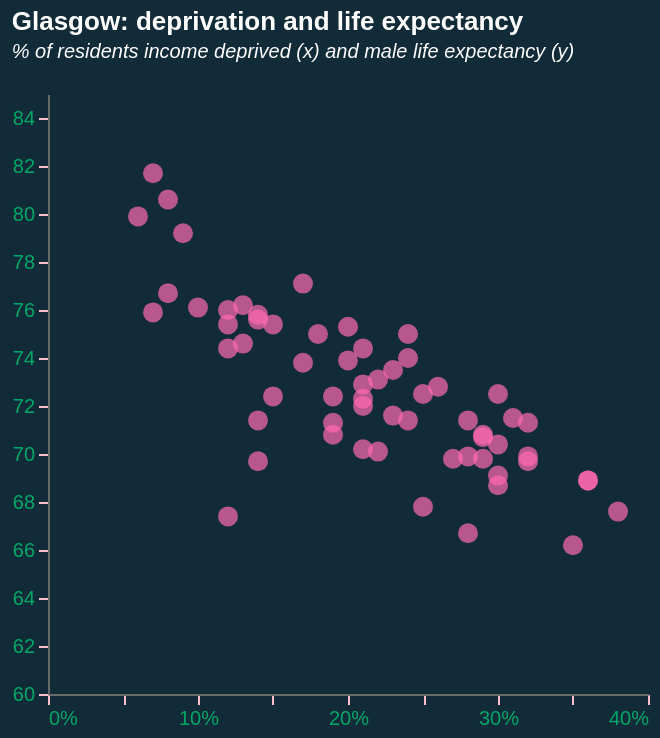

Vega-Lite specification for this chart:
### Vega-Lite specification from a JSON file in a GitHub repository (floating-point values rounded to 4 significant figures)
{"$schema": "https://vega.github.io/schema/vega-lite/v5.json", "description": "Glasgow scatterplot", "title": {"text": "Glasgow: deprivation and life expectancy", "subtitle": ["% of residents income deprived (x) and male life expectancy (y)", ""], "subtitleFontStyle": "italic", "subtitleFontSize": 10, "subtitleColor": "white", "anchor": "start", "color": "white"}, "config": {"background": "#122b39", "view": {"stroke": "transparent"}}, "data": {"values": [{"areaName": "Anniesland, Jordanhill and Whiteinch", "incomeDeprevation": "0.14", "employmentDeprivation": "0.15", "childPoverty": "0.14", "femaleLE": "80.8", "maleLE": "75.8", "disabilityRate": "0.19"}, {"areaName": "Arden and Carnwadric", "incomeDeprevation": "0.26", "employmentDeprivation": "0.25", "childPoverty": "0.34", "femaleLE": "76.0", "maleLE": "72.8", "disabilityRate": "0.22"}, {"areaName": "Baillieston and Garrowhill", "incomeDeprevation": "0.12", "employmentDeprivation": "0.12", "childPoverty": "0.14", "femaleLE": "81.6", "maleLE": "76.0", "disabilityRate": "0.21"}, {"areaName": "Balornock and Barmulloch", "incomeDeprevation": "0.29", "employmentDeprivation": "0.27", "childPoverty": "0.38", "femaleLE": "78.2", "maleLE": "70.8", "disabilityRate": "0.30"}, {"areaName": "Bellahouston, Craigton and Mosspark", "incomeDeprevation": "0.20", "employmentDeprivation": "0.18", "childPoverty": "0.22", "femaleLE": "80.5", "maleLE": "73.9", "disabilityRate": "0.29"}, {"areaName": "Blackhill and Hogganfield", "incomeDeprevation": "0.24", "employmentDeprivation": "0.23", "childPoverty": "0.33", "femaleLE": "77.5", "maleLE": "75.0", "disabilityRate": "0.25"}, {"areaName": "Blairdardie", "incomeDeprevation": "0.18", "employmentDeprivation": "0.16", "childPoverty": "0.20", "femaleLE": "79.4", "maleLE": "75.0", "disabilityRate": "0.25"}, {"areaName": "Broomhill and Partick West", "incomeDeprevation": "0.12", "employmentDeprivation": "0.11", "childPoverty": "0.19", "femaleLE": "79.7", "maleLE": "75.4", "disabilityRate": "0.17"}, {"areaName": "Calton and Bridgeton", "incomeDeprevation": "0.25", "employmentDeprivation": "0.21", "childPoverty": "0.47", "femaleLE": "76.6", "maleLE": "67.8", "disabilityRate": "0.24"}, {"areaName": "Carmunnock", "incomeDeprevation": "0.15", "employmentDeprivation": "0.10", "childPoverty": "0.18", "femaleLE": "81.2", "maleLE": "75.4", "disabilityRate": "0.21"}, {"areaName": "Castlemilk", "incomeDeprevation": "0.36", "employmentDeprivation": "0.33", "childPoverty": "0.44", "femaleLE": "76.8", "maleLE": "68.9", "disabilityRate": "0.31"}, {"areaName": "Cathcart and Simshill", "incomeDeprevation": "0.07", "employmentDeprivation": "0.08", "childPoverty": "0.07", "femaleLE": "84.3", "maleLE": "81.7", "disabilityRate": "0.17"}, {"areaName": "City Centre and Merchant City", "incomeDeprevation": "0.14", "employmentDeprivation": "0.12", "childPoverty": "0.37", "femaleLE": "76.4", "maleLE": "69.7", "disabilityRate": "0.15"}, {"areaName": "Corkerhill and North Pollok", "incomeDeprevation": "0.29", "employmentDeprivation": "0.26", "childPoverty": "0.37", "femaleLE": "76.7", "maleLE": "70.7", "disabilityRate": "0.24"}, {"areaName": "Croftfoot", "incomeDeprevation": "0.14", "employmentDeprivation": "0.12", "childPoverty": "0.25", "femaleLE": "79.4", "maleLE": "75.6", "disabilityRate": "0.16"}, {"areaName": "Crookston and South Cardonald", "incomeDeprevation": "0.20", "employmentDeprivation": "0.17", "childPoverty": "0.27", "femaleLE": "79.8", "maleLE": "75.3", "disabilityRate": "0.24"}, {"areaName": "Dennistoun", "incomeDeprevation": "0.19", "employmentDeprivation": "0.15", "childPoverty": "0.41", "femaleLE": "76.7", "maleLE": "70.8", "disabilityRate": "0.19"}, {"areaName": "Drumchapel", "incomeDeprevation": "0.36", "employmentDeprivation": "0.31", "childPoverty": "0.48", "femaleLE": "73.9", "maleLE": "68.9", "disabilityRate": "0.27"}, {"areaName": "Easterhouse", "incomeDeprevation": "0.32", "employmentDeprivation": "0.29", "childPoverty": "0.42", "femaleLE": "77.5", "maleLE": "69.7", "disabilityRate": "0.27"}, {"areaName": "Glasgow", "incomeDeprevation": "0.21", "employmentDeprivation": "0.19", "childPoverty": "0.32", "femaleLE": "78.2", "maleLE": "72.3", "disabilityRate": "0.23"}, {"areaName": "Glasgow North East", "incomeDeprevation": "0.25", "employmentDeprivation": "0.22", "childPoverty": "0.37", "femaleLE": "78.0", "maleLE": "72.5", "disabilityRate": "0.25"}, {"areaName": "Glasgow North West", "incomeDeprevation": "0.19", "employmentDeprivation": "0.17", "childPoverty": "0.32", "femaleLE": "77.6", "maleLE": "71.3", "disabilityRate": "0.21"}, {"areaName": "Glasgow South", "incomeDeprevation": "0.21", "employmentDeprivation": "0.19", "childPoverty": "0.29", "femaleLE": "78.8", "maleLE": "72.9", "disabilityRate": "0.22"}, {"areaName": "Govanhill", "incomeDeprevation": "0.24", "employmentDeprivation": "0.22", "childPoverty": "0.33", "femaleLE": "78.1", "maleLE": "71.4", "disabilityRate": "0.23"}, {"areaName": "Greater Gorbals", "incomeDeprevation": "0.30", "employmentDeprivation": "0.27", "childPoverty": "0.45", "femaleLE": "77.9", "maleLE": "68.7", "disabilityRate": "0.29"}, {"areaName": "Greater Govan", "incomeDeprevation": "0.28", "employmentDeprivation": "0.27", "childPoverty": "0.36", "femaleLE": "74.6", "maleLE": "66.7", "disabilityRate": "0.27"}, {"areaName": "Haghill and Carntyne", "incomeDeprevation": "0.28", "employmentDeprivation": "0.26", "childPoverty": "0.43", "femaleLE": "75.4", "maleLE": "69.9", "disabilityRate": "0.31"}, {"areaName": "Hillhead and Woodlands", "incomeDeprevation": "0.15", "employmentDeprivation": "0.12", "childPoverty": "0.31", "femaleLE": "79.3", "maleLE": "72.4", "disabilityRate": "0.15"}, {"areaName": "Hyndland, Dowanhill and Partick East", "incomeDeprevation": "0.08", "employmentDeprivation": "0.08", "childPoverty": "0.11", "femaleLE": "80.9", "maleLE": "76.7", "disabilityRate": "0.14"}, {"areaName": "Ibrox and Kingston", "incomeDeprevation": "0.21", "employmentDeprivation": "0.19", "childPoverty": "0.38", "femaleLE": "74.0", "maleLE": "70.2", "disabilityRate": "0.20"}, {"areaName": "Kelvindale and Kelvinside", "incomeDeprevation": "0.06", "employmentDeprivation": "0.05", "childPoverty": "0.11", "femaleLE": "84.3", "maleLE": "79.9", "disabilityRate": "0.14"}, {"areaName": "Kingspark and Mount Florida", "incomeDeprevation": "0.12", "employmentDeprivation": "0.11", "childPoverty": "0.16", "femaleLE": "82.8", "maleLE": "74.4", "disabilityRate": "0.17"}, {"areaName": "Knightswood", "incomeDeprevation": "0.23", "employmentDeprivation": "0.23", "childPoverty": "0.30", "femaleLE": "77.6", "maleLE": "71.6", "disabilityRate": "0.29"}, {"areaName": "Lambhill and Milton", "incomeDeprevation": "0.29", "employmentDeprivation": "0.28", "childPoverty": "0.39", "femaleLE": "77.0", "maleLE": "69.8", "disabilityRate": "0.30"}, {"areaName": "Langside and Battlefield", "incomeDeprevation": "0.13", "employmentDeprivation": "0.11", "childPoverty": "0.24", "femaleLE": "81.4", "maleLE": "74.6", "disabilityRate": "0.16"}, {"areaName": "Maryhill Road Corridor", "incomeDeprevation": "0.22", "employmentDeprivation": "0.19", "childPoverty": "0.39", "femaleLE": "76.1", "maleLE": "70.1", "disabilityRate": "0.22"}, {"areaName": "Mount Vernon and East Shettleston", "incomeDeprevation": "0.17", "employmentDeprivation": "0.19", "childPoverty": "0.17", "femaleLE": "79.7", "maleLE": "77.1", "disabilityRate": "0.29"}, {"areaName": "Newlands and Cathcart", "incomeDeprevation": "0.09", "employmentDeprivation": "0.08", "childPoverty": "0.11", "femaleLE": "81.8", "maleLE": "79.2", "disabilityRate": "0.17"}, {"areaName": "North Cardonald and Penilee", "incomeDeprevation": "0.23", "employmentDeprivation": "0.19", "childPoverty": "0.33", "femaleLE": "78.5", "maleLE": "73.5", "disabilityRate": "0.25"}, {"areaName": "North Maryhill and Summerston", "incomeDeprevation": "0.21", "employmentDeprivation": "0.19", "childPoverty": "0.31", "femaleLE": "79.5", "maleLE": "72.0", "disabilityRate": "0.23"}, {"areaName": "Parkhead and Dalmarnock", "incomeDeprevation": "0.38", "employmentDeprivation": "0.36", "childPoverty": "0.52", "femaleLE": "75.8", "maleLE": "67.6", "disabilityRate": "0.32"}, {"areaName": "Pollok", "incomeDeprevation": "0.17", "employmentDeprivation": "0.16", "childPoverty": "0.25", "femaleLE": "80.6", "maleLE": "73.8", "disabilityRate": "0.21"}, {"areaName": "Pollokshaws and Mansewood", "incomeDeprevation": "0.22", "employmentDeprivation": "0.20", "childPoverty": "0.29", "femaleLE": "80.0", "maleLE": "73.1", "disabilityRate": "0.24"}, {"areaName": "Pollokshields East", "incomeDeprevation": "0.21", "employmentDeprivation": "0.16", "childPoverty": "0.34", "femaleLE": "80.9", "maleLE": "74.4", "disabilityRate": "0.18"}, {"areaName": "Pollokshields West", "incomeDeprevation": "0.08", "employmentDeprivation": "0.06", "childPoverty": "0.10", "femaleLE": "82.3", "maleLE": "80.6", "disabilityRate": "0.16"}, {"areaName": "Priesthill and Househillwood", "incomeDeprevation": "0.32", "employmentDeprivation": "0.29", "childPoverty": "0.43", "femaleLE": "79.4", "maleLE": "71.3", "disabilityRate": "0.29"}, {"areaName": "Riddrie and Cranhill", "incomeDeprevation": "0.28", "employmentDeprivation": "0.27", "childPoverty": "0.40", "femaleLE": "78.8", "maleLE": "71.4", "disabilityRate": "0.32"}, {"areaName": "Robroyston and Millerston", "incomeDeprevation": "0.07", "employmentDeprivation": "0.07", "childPoverty": "0.09", "femaleLE": "80.0", "maleLE": "75.9", "disabilityRate": "0.13"}, {"areaName": "Ruchazie and Garthamlock", "incomeDeprevation": "0.30", "employmentDeprivation": "0.27", "childPoverty": "0.41", "femaleLE": "78.6", "maleLE": "70.4", "disabilityRate": "0.25"}, {"areaName": "Ruchill and Possilpark", "incomeDeprevation": "0.35", "employmentDeprivation": "0.33", "childPoverty": "0.47", "femaleLE": "73.1", "maleLE": "66.2", "disabilityRate": "0.30"}, {"areaName": "Scotland", "incomeDeprevation": "0.13", "employmentDeprivation": "0.13", "childPoverty": "0.18", "femaleLE": "80.6", "maleLE": "76.2", "disabilityRate": "0.20"}, {"areaName": "Shawlands and Strathbungo", "incomeDeprevation": "0.10", "employmentDeprivation": "0.09", "childPoverty": "0.16", "femaleLE": "80.3", "maleLE": "76.1", "disabilityRate": "0.14"}, {"areaName": "Sighthill, Roystonhill and Germiston", "incomeDeprevation": "0.32", "employmentDeprivation": "0.29", "childPoverty": "0.49", "femaleLE": "74.2", "maleLE": "69.9", "disabilityRate": "0.24"}, {"areaName": "South Nitshill and Darnley", "incomeDeprevation": "0.14", "employmentDeprivation": "0.12", "childPoverty": "0.17", "femaleLE": "76.3", "maleLE": "71.4", "disabilityRate": "0.17"}, {"areaName": "Springboig and Barlanark", "incomeDeprevation": "0.31", "employmentDeprivation": "0.29", "childPoverty": "0.43", "femaleLE": "78.3", "maleLE": "71.5", "disabilityRate": "0.30"}, {"areaName": "Springburn", "incomeDeprevation": "0.30", "employmentDeprivation": "0.28", "childPoverty": "0.46", "femaleLE": "76.4", "maleLE": "69.1", "disabilityRate": "0.28"}, {"areaName": "Temple and Anniesland", "incomeDeprevation": "0.19", "employmentDeprivation": "0.17", "childPoverty": "0.31", "femaleLE": "78.8", "maleLE": "72.4", "disabilityRate": "0.24"}, {"areaName": "Tollcross and West Shettleston", "incomeDeprevation": "0.27", "employmentDeprivation": "0.26", "childPoverty": "0.37", "femaleLE": "76.2", "maleLE": "69.8", "disabilityRate": "0.27"}, {"areaName": "Toryglen", "incomeDeprevation": "0.30", "employmentDeprivation": "0.28", "childPoverty": "0.38", "femaleLE": "77.9", "maleLE": "72.5", "disabilityRate": "0.29"}, {"areaName": "Yoker and Scotstoun", "incomeDeprevation": "0.24", "employmentDeprivation": "0.21", "childPoverty": "0.35", "femaleLE": "80.2", "maleLE": "74.0", "disabilityRate": "0.21"}, {"areaName": "Yorkhill and Anderston", "incomeDeprevation": "0.12", "employmentDeprivation": "0.10", "childPoverty": "0.34", "femaleLE": "75.9", "maleLE": "67.4", "disabilityRate": "0.12"}]}, "mark": {"type": "circle", "color": "hotpink", "size": 100}, "height": 300, "width": 300, "encoding": {"x": {"field": "incomeDeprevation", "type": "quantitative", "title": null, "axis": {"title": null, "grid": false, "labelSeparation": 10, "domainColor": "dimgrey", "labelColor": "#00a767", "tickColor": "pink", "gridColor": "dimgrey", "format": "%"}}, "y": {"field": "maleLE", "type": "quantitative", "title": null, "scale": {"domain": [60, 85]}, "axis": {"title": null, "grid": false, "labelSeparation": 10, "domainColor": "dimgrey", "labelColor": "#00a767", "tickColor": "pink", "gridColor": "dimgrey", "format": ""}}, "tooltip": [{"field": "areaName", "title": "Area"}]}}
